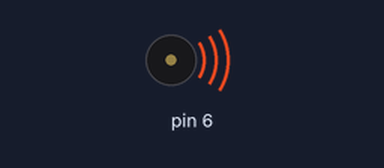
The sketch below on a simulated Arduino Uno, built with avr-gcc and run on an emulated ATmega328P. Parts: buzzer (waves = sounding).

Above: at 0.2 s.
Timing chart, 0 to 3.5 s (numbered marks = the images above):
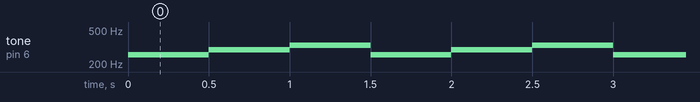

The sketch:

Project_3.ino
```cpp
void setup() {
  // put your setup code here, to run once:
  pinMode(6, OUTPUT);
}

void loop() {
  // put your main code here, to run repeatedly:
  tone(6, 256, 5000);
  delay(500);
  tone(6, 294, 5000);
  delay(500);
  tone(6, 330, 5000);
  delay(500);
}
```

Measured:
- by itself, tone on pin 6: repeats every 1.5 s: 294 Hz 0.50 s, 330 Hz 0.50 s, 256 Hz 0.50 s
